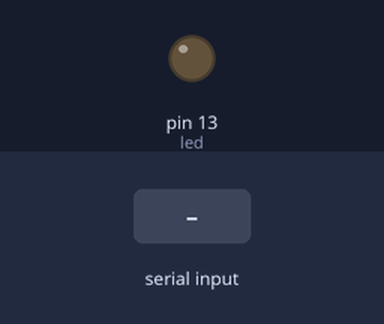
Simulated run of this sketch. Board: Arduino Uno, built with avr-gcc and run on an emulated ATmega328P. Shown: output pins drawn as LEDs (lit = HIGH). Inputs (shaded band) come from the test bench. What the sketch prints to the serial monitor is not drawn.

Above: at 1.2 s.
1.3 s: "a" received over Serial
At 11.0 s:
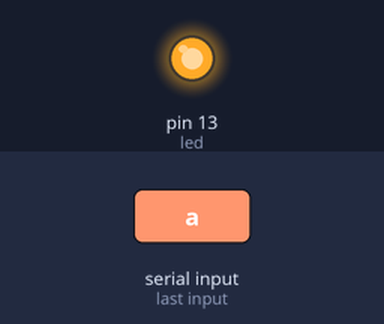
Timing chart, 0 to 12.8 s (numbered marks = the images above; inputs shaded):
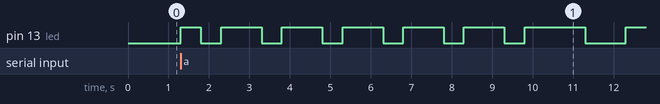

The sketch:

Serial_led3.ino.ino
```cpp
int command = 0;
int led = 13;
int n=0;
void setup() {
  pinMode(led,OUTPUT);
  Serial.begin(9600);

}


void loop() {
    while(Serial.available() > 0){ //受け取った命令dataがあるとき
        command = Serial.read(); //命令データは何なのかを読み込む
        Serial.print(command);
        set();
        if(command == 'a'){//python側でbyteでwriteしたのでこっちもbyteで対応
          digitalWrite(led,HIGH);
          delay(1000);
          digitalWrite(led,LOW);
          delay(1000);
          digitalWrite(led,HIGH);
          delay(1000);
      }else if(command == 'b'){
        digitalWrite(led,HIGH);
        delay(3000);
        digitalWrite(led,LOW);
        delay(2000);
        digitalWrite(led,HIGH);
        delay(3000);
      }
    }
}
void set(){
  for(n=0;n<=5;n++){
  digitalWrite(led,HIGH);
  delay(500);
  digitalWrite(led,LOW);
  delay(500);
  digitalWrite(led,HIGH);
  delay(500);
  Serial.print(n);
  }
}
```

Measured:
- after the input at 1.3 s, pin 13 (led): goes HIGH 0.50 s, 5 × (LOW 0.50 s, HIGH 1.0 s), LOW 0.50 s, HIGH 1.5 s, LOW 1.0 s, then HIGH, starting at once
